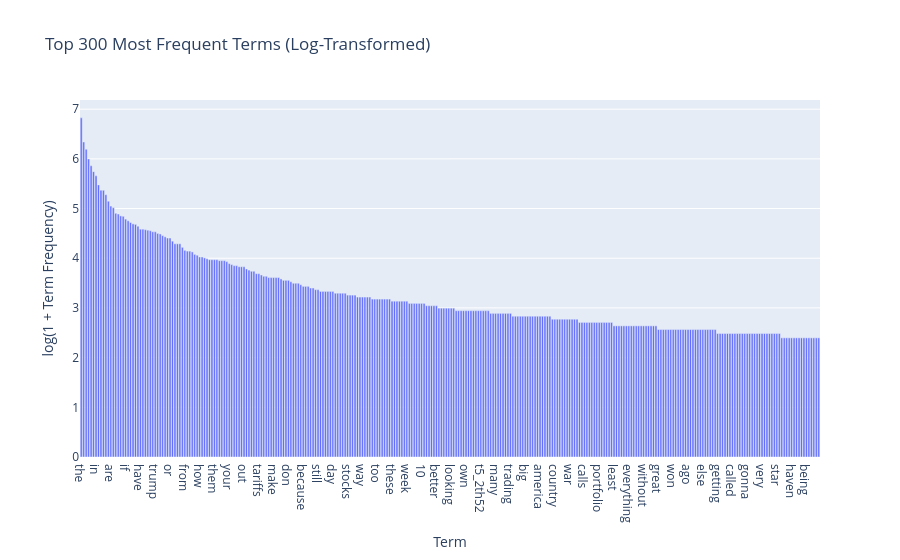

Source (notebook cell):
### Markdown cell above
### Exercise 15

### Code cell
import numpy as np
import plotly.express as px

# Extract vocabulary and aggregate term frequencies
vocab = count_vectorizer.get_feature_names_out()
term_freq = df_counts.sum(axis=0).A1
term_freq_log = np.log1p(term_freq)

# Keep only terms with non-zero frequency
nonzero_mask = term_freq > 0
vocab_nz = vocab[nonzero_mask]
freq_nz = term_freq[nonzero_mask]
freq_log_nz = term_freq_log[nonzero_mask]

# Sort by raw frequency (descending) and select top-K terms
TOP_K = 300
sorted_idx = np.argsort(freq_nz)[::-1][:TOP_K]

top_terms = vocab_nz[sorted_idx]
top_freq_log = freq_log_nz[sorted_idx]

# Plot log-transformed term frequencies
fig = px.bar(
    x=top_terms,
    y=top_freq_log,
    labels={
        'x': 'Term',
        'y': 'log(1 + Term Frequency)'
    },
    title=f'Top {TOP_K} Most Frequent Terms (Log-Transformed)'
)

# Improve hover information
fig.update_traces(
    hovertemplate="<b>%{x}</b><br>log(1 + freq): %{y:.3f}<extra></extra>"
)

fig.show()

### Figure 1 — Plotly figure (JSON) as saved in the notebook; plotly's stock layout.template omitted (floating-point values rounded to 4 significant figures; data arrays with more than 128 entries replaced by an {"elided": "..."} marker saying what was removed)
{"data": [{"hovertemplate": "<b>%{x}</b><br>log(1 + freq): %{y:.3f}<extra></extra>", "legendgroup": "", "marker": {"color": "#636efa", "pattern": {"shape": ""}}, "name": "", "orientation": "v", "showlegend": false, "textposition": "auto", "type": "bar", "x": {"elided": "300 str values"}, "xaxis": "x", "y": {"elided": "300 float values"}, "yaxis": "y"}], "layout": {"barmode": "relative", "legend": {"tracegroupgap": 0}, "title": {"text": "Top 300 Most Frequent Terms (Log-Transformed)"}, "xaxis": {"anchor": "y", "domain": [0, 1], "title": {"text": "Term"}}, "yaxis": {"anchor": "x", "domain": [0, 1], "title": {"text": "log(1 + Term Frequency)"}}}}
